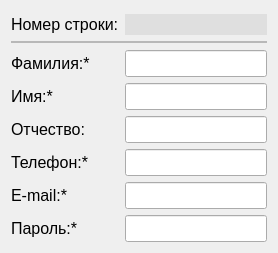
     <widget class="QWidget" name="manager">
      <attribute name="title">
       <string>Менеджер</string>
      </attribute>
      <layout class="QGridLayout" name="gridLayout_2">
       <property name="topMargin">
        <number>9</number>
       </property>
       <item row="0" column="0">
        <layout class="QFormLayout" name="manager_data">
         <property name="sizeConstraint">
          <enum>QLayout::SetDefaultConstraint</enum>
         </property>
         <property name="fieldGrowthPolicy">
          <enum>QFormLayout::AllNonFixedFieldsGrow</enum>
         </property>
         <property name="rowWrapPolicy">
          <enum>QFormLayout::DontWrapRows</enum>
         </property>
         <property name="labelAlignment">
          <set>Qt::AlignLeading|Qt::AlignLeft|Qt::AlignVCenter</set>
         </property>
         <property name="formAlignment">
          <set>Qt::AlignLeading|Qt::AlignLeft|Qt::AlignTop</set>
         </property>
         <property name="topMargin">
          <number>5</number>
         </property>
         <item row="0" column="0">
          <widget class="QLabel" name="idManager_Label">
           <property name="font">
            <font>
             <pointsize>12</pointsize>
             <weight>50</weight>
             <italic>false</italic>
             <bold>false</bold>
             <underline>false</underline>
            </font>
           </property>
           <property name="styleSheet">
            <string notr="true">color: rgb(0, 0, 0);
</string>
           </property>
           <property name="text">
            <string>Номер строки:</string>
           </property>
          </widget>
         </item>
         <item row="0" column="1">
          <widget class="QLineEdit" name="idManager_LineEdit">
           <property name="enabled">
            <bool>true</bool>
           </property>
           <property name="font">
            <font>
             <pointsize>12</pointsize>
            </font>
           </property>
           <property name="autoFillBackground">
            <bool>false</bool>
           </property>
           <property name="styleSheet">
            <string notr="true">background-color: rgb(223, 223, 223);</string>
           </property>
           <property name="text">
            <string/>
           </property>
           <property name="frame">
            <bool>false</bool>
           </property>
           <property name="readOnly">
            <bool>true</bool>
           </property>
           <property name="placeholderText">
            <string/>
           </property>
          </widget>
         </item>
         <item row="1" column="0" colspan="2">
          <widget class="Line" name="line_2">
           <property name="frameShadow">
            <enum>QFrame::Sunken</enum>
           </property>
           <property name="lineWidth">
            <number>0</number>
           </property>
           <property name="midLineWidth">
            <number>2</number>
           </property>
           <property name="orientation">
            <enum>Qt::Horizontal</enum>
           </property>
          </widget>
         </item>
         <item row="2" column="0">
          <widget class="QLabel" name="lastName_Label">
           <property name="font">
            <font>
             <pointsize>12</pointsize>
             <weight>50</weight>
             <bold>false</bold>
             <underline>false</underline>
            </font>
           </property>
           <property name="text">
            <string>Фамилия:*</string>
           </property>
          </widget>
         </item>
         <item row="2" column="1">
          <widget class="QLineEdit" name="lastName_LineEdit">
           <property name="font">
            <font>
             <pointsize>12</pointsize>
            </font>
           </property>
          </widget>
         </item>
         <item row="3" column="0">
          <widget class="QLabel" name="firstName_Label">
           <property name="font">
            <font>
             <pointsize>12</pointsize>
             <weight>50</weight>
             <bold>false</bold>
            </font>
           </property>
           <property name="text">
            <string>Имя:*</string>
           </property>
          </widget>
         </item>
         <item row="3" column="1">
          <widget class="QLineEdit" name="firstName_LineEdit">
           <property name="font">
            <font>
             <pointsize>12</pointsize>
            </font>
           </property>
          </widget>
         </item>
         <item row="4" column="0">
          <widget class="QLabel" name="otchestvo_Label">
           <property name="font">
            <font>
             <pointsize>12</pointsize>
             <weight>50</weight>
             <italic>false</italic>
             <bold>false</bold>
             <underline>false</underline>
            </font>
           </property>
           <property name="text">
            <string>Отчество:</string>
           </property>
          </widget>
         </item>
         <item row="4" column="1">
          <widget class="QLineEdit" name="otchestvo_LineEdit">
           <property name="font">
            <font>
             <pointsize>12</pointsize>
            </font>
           </property>
          </widget>
         </item>
         <item row="5" column="0">
          <widget class="QLabel" name="telephone_Label">
           <property name="font">
            <font>
             <pointsize>12</pointsize>
             <weight>50</weight>
             <bold>false</bold>
            </font>
           </property>
           <property name="text">
            <string>Телефон:*</string>
           </property>
          </widget>
         </item>
         <item row="5" column="1">
          <widget class="QLineEdit" name="telephone_LineEdit">
           <property name="font">
            <font>
             <pointsize>12</pointsize>
            </font>
           </property>
           <property name="maxLength">
            <number>11</number>
           </property>
          </widget>
         </item>
         <item row="6" column="0">
          <widget class="QLabel" name="email_Label">
           <property name="font">
            <font>
             <pointsize>12</pointsize>
             <weight>50</weight>
             <bold>false</bold>
            </font>
           </property>
           <property name="text">
            <string>E-mail:*</string>
           </property>
          </widget>
         </item>
         <item row="6" column="1">
          <widget class="QLineEdit" name="email_LineEdit">
           <property name="font">
            <font>
             <pointsize>12</pointsize>
            </font>
           </property>
          </widget>
         </item>
         <item row="7" column="0">
          <widget class="QLabel" name="password_Label">
           <property name="font">
            <font>
             <pointsize>12</pointsize>
             <weight>50</weight>
             <bold>false</bold>
            </font>
           </property>
           <property name="text">
            <string>Пароль:*</string>
           </property>
          </widget>
         </item>
         <item row="7" column="1">
          <widget class="QLineEdit" name="password_LineEdit">
           <property name="font">
            <font>
             <pointsize>12</pointsize>
            </font>
           </property>
           <property name="echoMode">
            <enum>QLineEdit::Password</enum>
           </property>
          </widget>
         </item>
        </layout>
       </item>
      </layout>
     </widget>
